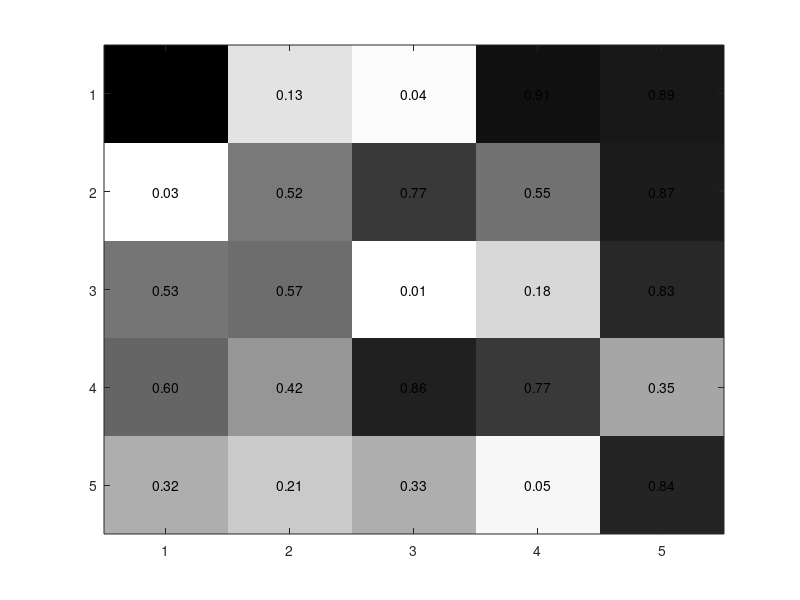

Write the MATLAB code that produced this figure. (Note: this script raises an error after producing the figure.)
% Use for plot the matrix

mat = rand(5);           %# A 5-by-5 matrix of random values from 0 to 1
imagesc(mat);            %# Create a colored plot of the matrix values
colormap(flipud(gray));  %# Change the colormap to gray (so higher values are
                         %#   black and lower values are white)

textStrings = num2str(mat(:),'%0.2f');  %# Create strings from the matrix values
textStrings = strtrim(cellstr(textStrings));  %# Remove any space padding
[x,y] = meshgrid(1:5);   %# Create x and y coordinates for the strings
hStrings = text(x(:),y(:),textStrings(:),...      %# Plot the strings
                'HorizontalAlignment','center');
midValue = mean(get(gca,'CLim'));  %# Get the middle value of the color range
textColors = repmat(mat(:) > midValue,1,3);  %# Choose white or black for the
                                             %#   text color of the strings so
                                             %#   they can be easily seen over
                                             %#   the background color
set(hStrings,{'Color'},num2cell(textColors,2));  %# Change the text colors

set(gca,'XTick',1:5,...                         %# Change the axes tick marks
        'XTickLabel',{'A','B','C','D','E'},...  %#   and tick labels
        'YTick',1:5,...
        'YTickLabel',{'A','B','C','D','E'},...
        'TickLength',[0 0]);